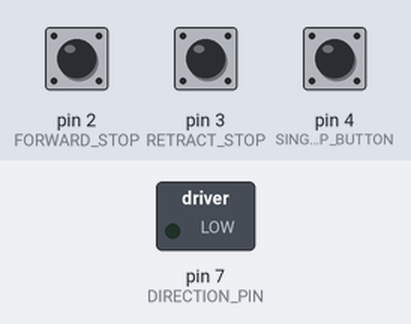
The sketch below on a simulated Arduino Uno, built with avr-gcc and run on an emulated ATmega328P. On the bench: switched loads named in the sketch (green lamp = pin HIGH). The inputs (shaded band) are chosen by the test bench; at power-on: pin 2 (FORWARD_STOP) HIGH, pin 3 (RETRACT_STOP) HIGH, pin 4 (SINGLE_STEP_BUTTON) LOW. Pins used as bus, display or sensor lines are not drawn.

Above: at 4.2 s.
4.3 s: pin 2 (FORWARD_STOP) pulled LOW for 1.7 s
At 5.7 s:
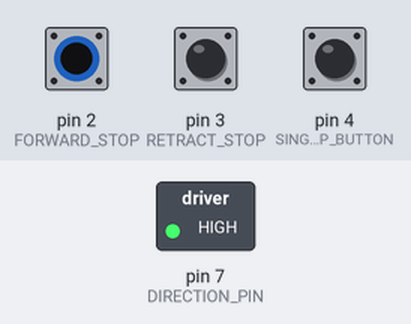
7.5 s: pin 3 (RETRACT_STOP) pulled LOW for 1.7 s
At 8.2 s:
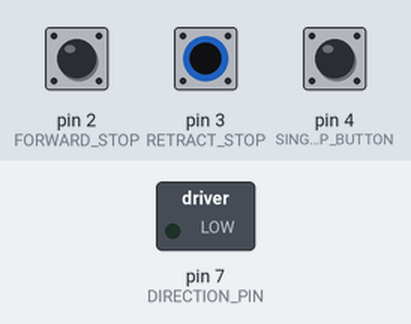
10.7 s: pin 2 (FORWARD_STOP) pulled LOW for 3.2 s
At 11.7 s:
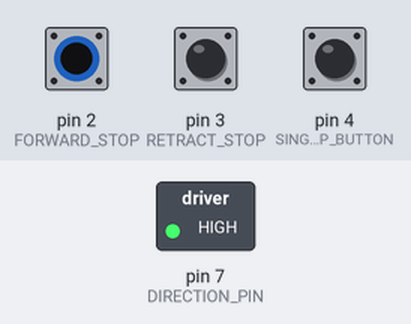
Timing chart, 0 to 13.7 s (numbered marks = the images above; inputs shaded):
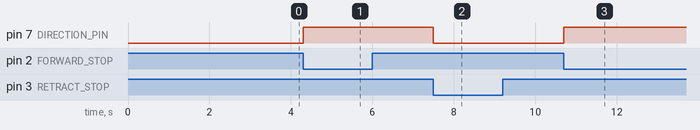

Measured:
- after the input at 4.3 s, pin 7 (DIRECTION_PIN): LOW → HIGH at once
- after the input at 7.5 s, pin 7 (DIRECTION_PIN): HIGH → LOW at once
- after the input at 10.7 s, pin 7 (DIRECTION_PIN): LOW → HIGH at once

The sketch:

root_canal.ino
```cpp
#define FREQUENCY 490     // in HZ
#define CLOCK_PIN 6 //output clock to motor driver
#define DIRECTION_PIN 7
#define STEP_NUMBER 200

#define SINGLE_STEP_BUTTON 4
#define CONTINUOUS_STEP_BUTTON 5

#define FORWARD_STOP 2
#define RETRACT_STOP 3

volatile int state = 0;
volatile int nowinter1, previnter1;
volatile int nowinter2, previnter2;

const int CLOCK_DELAY = 1000000/FREQUENCY/2;

void setup() {
  // put your setup code here, to run once:
  pinMode(DIRECTION_PIN, OUTPUT); //direction pin
  pinMode(CLOCK_PIN, OUTPUT); //pwm pin

  pinMode(SINGLE_STEP_BUTTON, INPUT);
  pinMode(CONTINUOUS_STEP_BUTTON, INPUT);

  pinMode(FORWARD_STOP, INPUT);
  pinMode(RETRACT_STOP, INPUT);

  attachInterrupt(digitalPinToInterrupt(2), retract, FALLING);
  attachInterrupt(digitalPinToInterrupt(3), stopretract, FALLING);

  digitalWrite(CLOCK_PIN, LOW);
  digitalWrite(DIRECTION_PIN, LOW);

  delay(3000);

}

void loop() {
  // put your main code here, to run repeatedly:
  //stepMotor();


  switch(state) {
    case 0: //moving forward
      if (single_pressed()) {
        stepSingle();
        delay(1000);
      }

      else if (continuous_pressed()) {
        stepMotor();
      }

    break;
    case 1: //retracting backward
         stepMotor();
    break;

  }


}

void stepSingle() {

  for (int i = STEP_NUMBER; i > 0; i--) {
      digitalWrite(CLOCK_PIN, HIGH);
      delayMicroseconds(CLOCK_DELAY);
      digitalWrite(CLOCK_PIN, LOW);
      delayMicroseconds(CLOCK_DELAY);
  }

}

void stepMotor() {

  int period = 1000000/FREQUENCY/2;

      digitalWrite(CLOCK_PIN, HIGH);
      delayMicroseconds(CLOCK_DELAY);
      digitalWrite(CLOCK_PIN, LOW);
      delayMicroseconds(CLOCK_DELAY);
}

int single_pressed() {
  static int buttonState = HIGH;

  buttonState = digitalRead(SINGLE_STEP_BUTTON);

  return !buttonState;

}


int continuous_pressed() {

  static int buttonState = HIGH;

  buttonState = digitalRead(CONTINUOUS_STEP_BUTTON);

  return !buttonState;


}


void retract() {

  nowinter1 = millis();

  if (nowinter1 - previnter1 < 500) {
    return;
  }

  if (state == 0) {
    state = 1;
    digitalWrite(DIRECTION_PIN, HIGH);
    previnter1 = nowinter1;
  }
}

void stopretract() {

  nowinter2 = millis();

  if (nowinter2 - previnter2 < 500) {
    return;
  }

  if (state == 1) {
    state = 0;
    digitalWrite(DIRECTION_PIN, LOW);
    previnter2 = nowinter2;
  }
}
```
